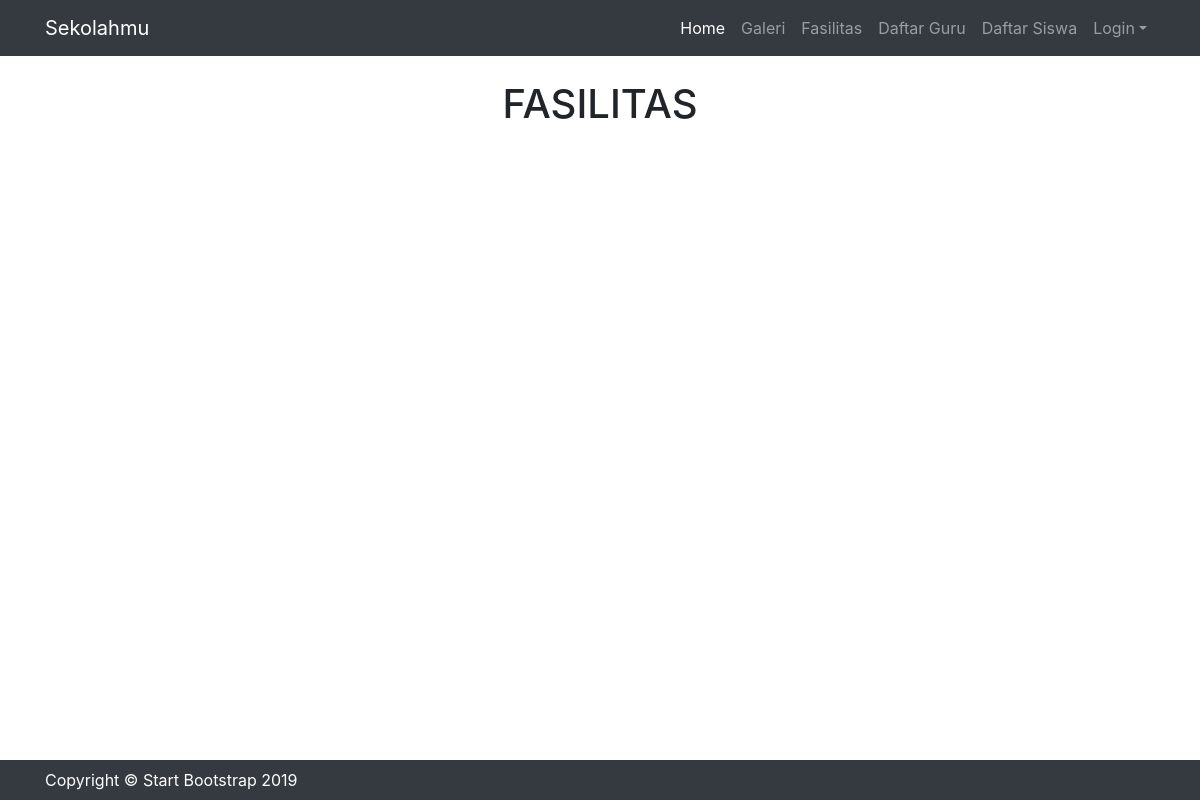
Page /fasilitas.php on the earlier database version.
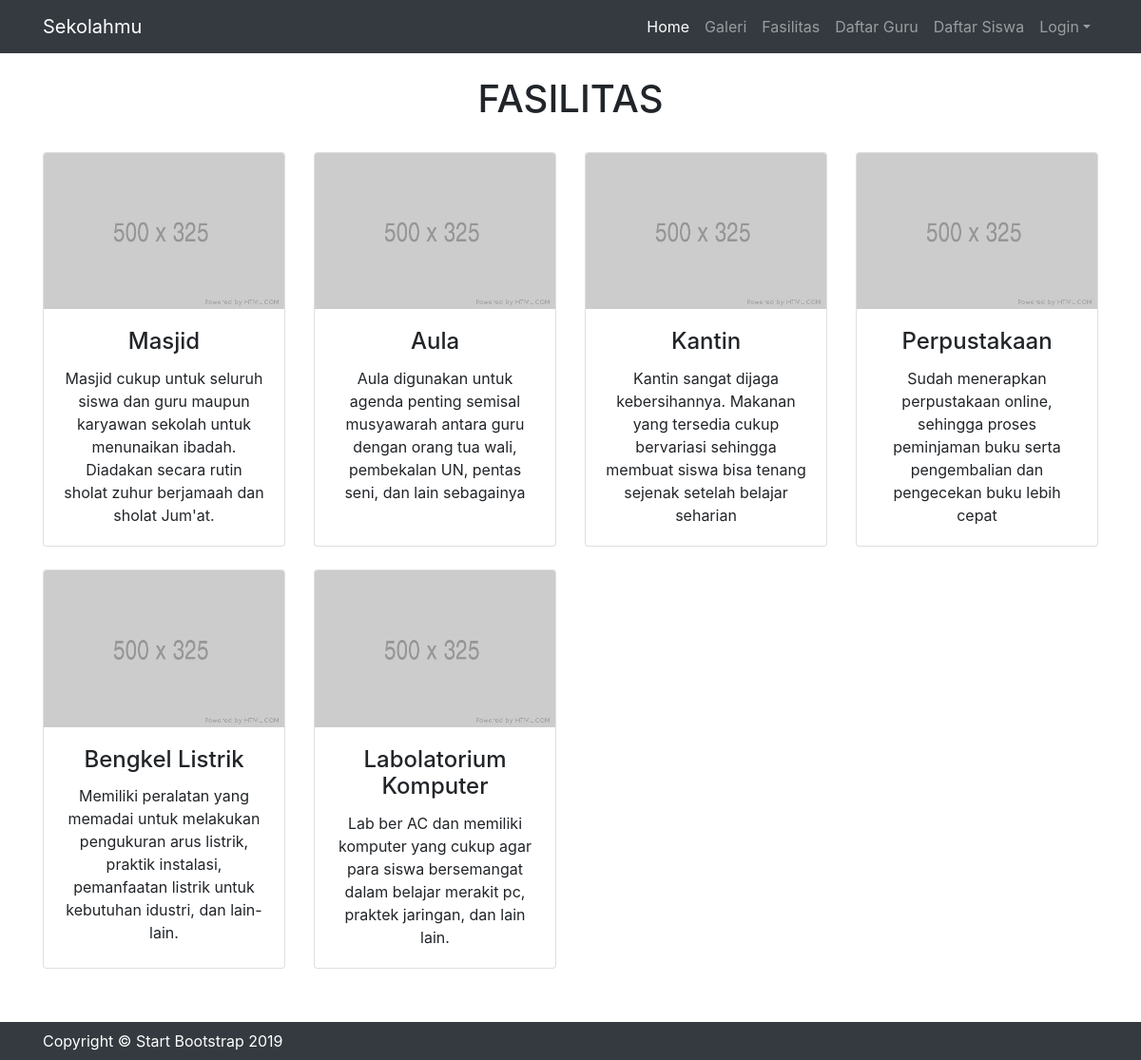
Same page on the later database version.
### tables this page shows
CREATE TABLE `fasilitas` (
  `idFasilitas` int(11) NOT NULL,
  `nama` varchar(100) DEFAULT NULL,
  `jumlah` int(11) DEFAULT NULL,
  `pathImg` varchar(100) DEFAULT NULL,
  `deskripsi` varchar(255) DEFAULT NULL
);

### fasilitas.php (the view, shortened to what this page needs)
<?php
include 'layout/header.php';
$query="select * from fasilitas";
$aksi=mysql_query($query);
?>
<div class="container">
<br>
<p class="h1 text-center">FASILITAS</p>
<br>
  <div class="row text-center">
<?php
while ($result=mysql_fetch_array($aksi)) {
$foto=$result['idFasilitas'];
$path="assets/img/fasilitas/".$foto.".png";
if (file_exists($path)) {
  $path=$path;
}else{
  $path="assets/img/fasilitas/default.png";
}
?>
    <div class="col-lg-3 col-md-6 mb-4">
      <div class="card h-100">
        <img class="card-img-top" src="<?php echo $path; ?>" alt="">
        <div class="card-body">
          <h4 class="card-title"><?php echo $result['nama']; ?></h4>
          <p class="card-text"><?php echo $result['deskripsi']; ?></p>
        </div>
      </div>
    </div>
<?php
}
?>
  </div>
</div>
<br>
<br>
<br>
<?php
include 'layout/footer.php';
?>

### layout/header.php (shortened to what this page needs)
<!DOCTYPE html>
<html lang="en">
<head>
  <link href="vendor/bootstrap/css/bootstrap.min.css" rel="stylesheet">
  <link href="css/heroic-features.css" rel="stylesheet">
</head>
<body>
  <nav class="navbar navbar-expand-lg navbar-dark bg-dark fixed-top">
    <div class="container">
      <a class="navbar-brand" href="index.php">Sekolahmu</a>
      <div class="collapse navbar-collapse" id="navbarResponsive">
        <ul class="navbar-nav ml-auto">
          <li class="nav-item active">
            <a class="nav-link" href="index.php">Home
            </a>
          </li>
          <li class="nav-item">
            <a class="nav-link" href="galeri.php">Galeri</a>
          </li>
          <li class="nav-item">
            <a class="nav-link" href="fasilitas.php">Fasilitas</a>
          </li>
          <li class="nav-item">
            <a class="nav-link" href="daftar_guru.php">
              Daftar Guru
            </a>
          </li>
          <li class="nav-item">
            <a class="nav-link" href="daftar_siswa.php">
              Daftar Siswa
            </a>
          </li>
          <?php
          if (!isset($_SESSION['status'])) {
            ?>
            <li class="nav-item dropdown">
              <a class="nav-link dropdown-toggle" href="#" id="navbardropdown" role="button" data-toggle="dropdown" aria-haspopup="true" aria-expanded="false">Login</a>
              </li>
              <?php
            }
            ?>
          </ul>
        </div>
      </div>
    </nav>

### layout/footer.php (shortened to what this page needs)
  <footer class="navbar fixed-bottom bg-dark">
    <div class="container">
      <p class="m-0 text-center text-white">Copyright &copy; Start Bootstrap 2019</p>
    </div>
  </footer>
</body>
</html>

### css/heroic-features.css (style rules this page uses)
body { padding-top: 56px; }

Differences in the rows shown:
added fasilitas: nama "Masjid", deskripsi "Masjid cukup untuk seluruh siswa dan guru maupun karyawan sekolah untuk menunaikan ibadah. Diadakan secara rutin sholat zuhur berjamaah dan sholat Jum'at."
added fasilitas: nama "Aula", deskripsi "Aula digunakan untuk agenda penting semisal musyawarah antara guru dengan orang tua wali, pembekalan UN, pentas seni, dan lain sebagainya"
added fasilitas: nama "Kantin", deskripsi "Kantin sangat dijaga kebersihannya. Makanan yang tersedia cukup bervariasi sehingga membuat siswa bisa tenang sejenak setelah belajar seharian"
added fasilitas: nama "Perpustakaan", deskripsi "Sudah menerapkan perpustakaan online, sehingga proses peminjaman buku serta pengembalian dan pengecekan buku lebih cepat"
added fasilitas: nama "Bengkel Listrik", deskripsi "Memiliki peralatan yang memadai untuk melakukan pengukuran arus listrik, praktik instalasi, pemanfaatan listrik untuk kebutuhan idustri, dan lain-lain."
added fasilitas: nama "Labolatorium Komputer", deskripsi "Lab ber AC dan memiliki komputer yang cukup agar para siswa bersemangat dalam belajar merakit pc, praktek jaringan, dan lain lain."
